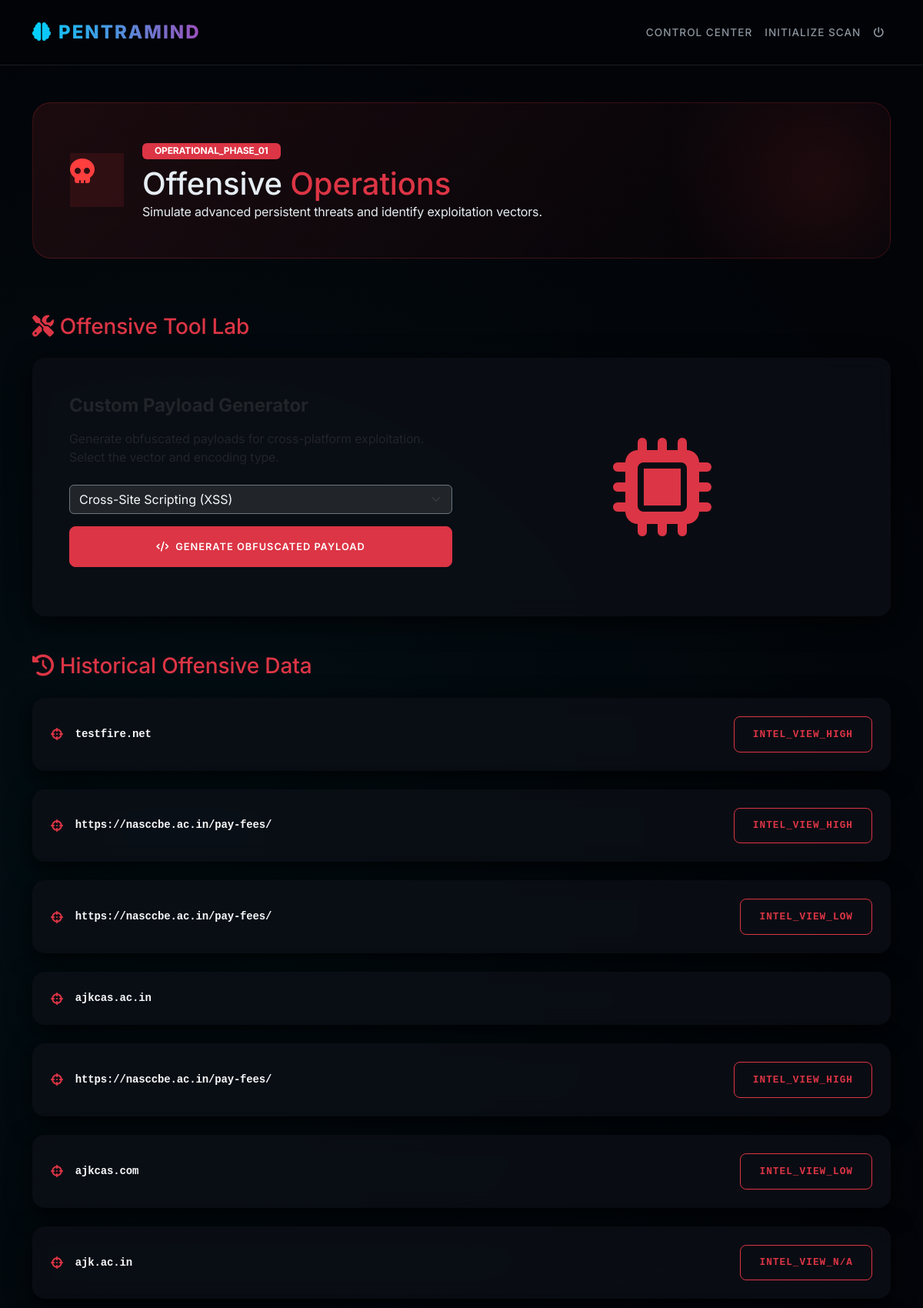
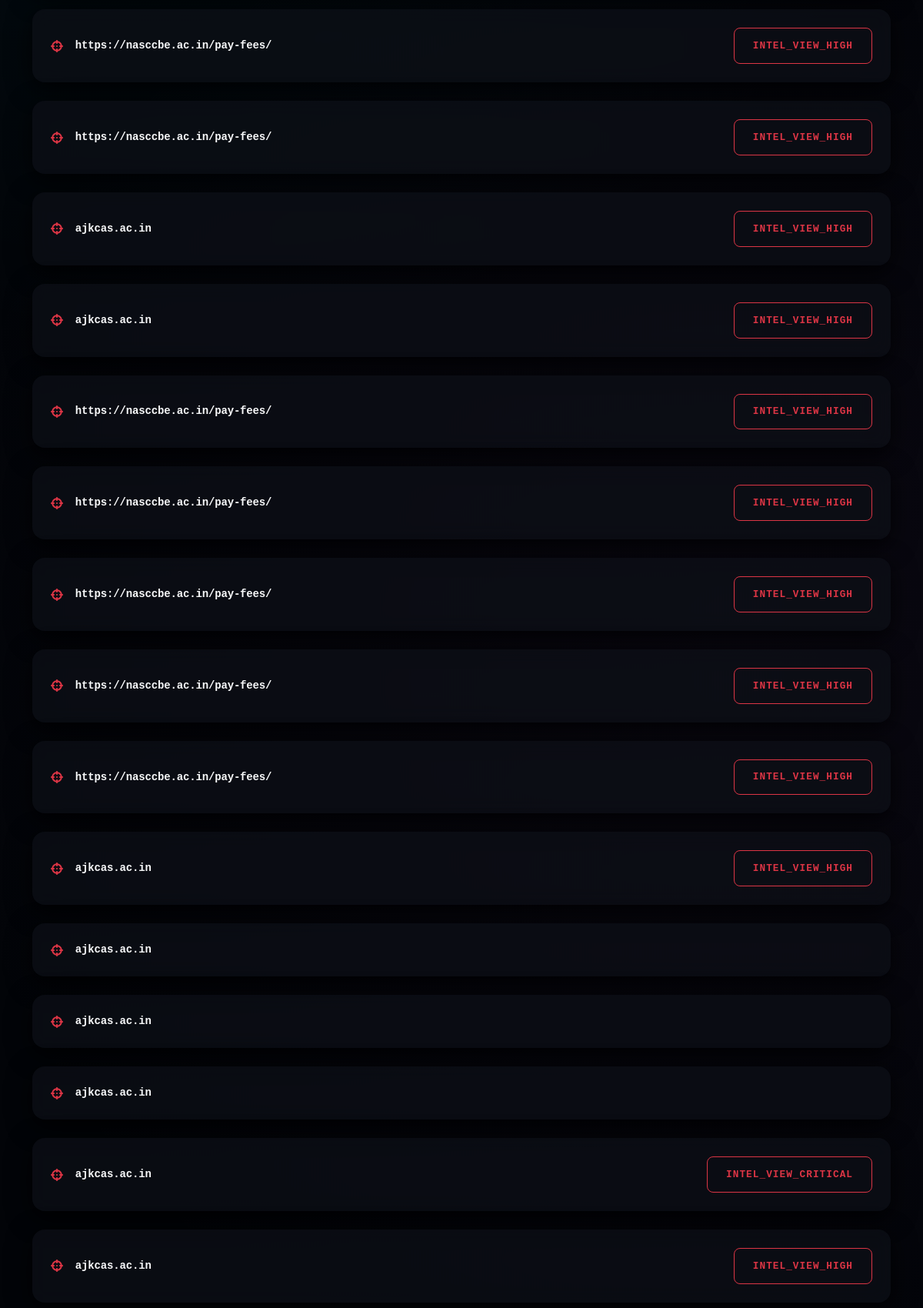
Page /red-team (signed in, upper part) on the committed database (2 pictures, top to bottom).
### models.py (models this page shows)
class Target(db.Model):
    id = db.Column(db.Integer, primary_key=True)
    url_or_ip = db.Column(db.String(255), nullable=False)
    timestamp = db.Column(db.DateTime, default=datetime.utcnow)
    user_id = db.Column(db.Integer, db.ForeignKey('user.id'), nullable=False)
    reports = db.relationship('ScanReport', backref='target', lazy=True)

class ScanReport(db.Model):
    id = db.Column(db.Integer, primary_key=True)
    content = db.Column(db.Text, nullable=False)  # JSON or formatted text
    severity = db.Column(db.String(50))           # Low, Medium, High, Critical
    vulnerabilities_found = db.Column(db.Integer, default=0)
    timestamp = db.Column(db.DateTime, default=datetime.utcnow)
    target_id = db.Column(db.Integer, db.ForeignKey('target.id'), nullable=False)

### app.py (the view)
@app.route("/red-team")
@login_required
def red_team():
    targets = Target.query.filter_by(owner=current_user).order_by(Target.timestamp.desc()).all()
    return render_template('red_team.html', title='Red Team', targets=targets)

### app.py (called while the page is built)
@login_manager.user_loader
def load_user(user_id):
    return db.session.get(User, int(user_id))

### templates/red_team.html (shortened to what this page needs)
{% extends "layout.html" %}
{% block content %}
<div class="rt-header animate__animated animate__fadeIn">
    <div class="d-flex align-items-center gap-4">
        <div class="icon-box" style="width: 70px; height: 70px; font-size: 2rem; background: rgba(255, 62, 62, 0.1); color: #ff3e3e; margin-bottom: 0;">
            <i class="fas fa-skull"></i>
        </div>
        <div>
            <span class="badge bg-danger px-3 mb-2">OPERATIONAL_PHASE_01</span>
            <h1 class="fw-800 mb-0">Offensive <span class="text-danger">Operations</span></h1>
            <p class="text-dim mb-0">Simulate advanced persistent threats and identify exploitation vectors.</p>
        </div>
    </div>
</div>
<h3 class="fw-800 mb-4 text-danger"><i class="fas fa-tools me-2"></i>Offensive Tool Lab</h3>
<div class="card p-5 border-0 mb-5">
    <div class="row align-items-center">
        <div class="col-lg-6">
            <h4 class="fw-bold mb-3">Custom Payload Generator</h4>
            <p class="text-dim mb-4">Generate obfuscated payloads for cross-platform exploitation. Select the vector and encoding type.</p>
            <div class="mb-3">
                <select class="form-select bg-dark text-light border-secondary mb-3" id="payload-type">
                    <option value="xss">Cross-Site Scripting (XSS)</option>
                </select>
                <button class="btn btn-danger w-100 py-3" onclick="generatePayload()">
                    <i class="fas fa-code me-2"></i>Generate Obfuscated Payload
                </button>
            </div>
        </div>
        <div class="col-lg-6 d-none d-lg-block text-center">
            <i class="fas fa-microchip fa-8x opacity-10 text-danger"></i>
        </div>
    </div>
</div>
<h3 class="fw-800 mb-4 text-danger"><i class="fas fa-history me-2"></i>Historical Offensive Data</h3>
{% if targets %}
<div class="row g-4 mb-5">
    {% for target in targets %}
    <div class="col-12">
        <div class="card p-4 border-0">
            <div class="d-flex justify-content-between align-items-center">
                <div class="d-flex align-items-center">
                    <i class="fas fa-crosshairs text-danger me-3"></i>
                    <code class="text-light fw-bold">{{ target.url_or_ip }}</code>
                </div>
                <div class="d-flex gap-2">
                    {% for report in target.reports %}
                    <a href="{{ url_for('view_report', report_id=report.id, mode='red') }}" class="btn btn-sm btn-outline-danger font-monospace">
                        INTEL_VIEW_{{ report.severity }}
                    </a>
                    {% endfor %}
                </div>
            </div>
        </div>
    </div>
    {% endfor %}
</div>
{% else %}
<div class="text-center py-5">
    <p class="text-dim italic">No offensive intelligence gathered. Initiate a scan to begin.</p>
</div>
{% endif %}
{% endblock %}

### templates/layout.html (style rules this page uses)
:root { --bg-dark: #020408; --card-bg: rgba(13, 17, 23, 0.7); --neon-blue: #00d2ff; --neon-purple: #9d50bb; --text-main: #e6edf3; --text-dim: #8b949e; --border-glow: rgba(0, 210, 255, 0.3); --glass-border: rgba(255, 255, 255, 0.1); }
body { background-color: var(--bg-dark); background-image: radial-gradient(circle at 20% 30%, rgba(0, 210, 255, 0.05) 0%, transparent 40%), radial-gradient(circle at 80% 70%, rgba(157, 80, 187, 0.05) 0%, transparent 40%); background-attachment: fixed; color: var(--text-main); font-family: 'Inter', sans-serif; overflow-x: hidden; letter-spacing: -0.01em; }
.card { background: var(--card-bg); backdrop-filter: blur(12px); -webkit-backdrop-filter: blur(12px); border: 1px solid var(--glass-border); border-radius: 16px; box-shadow: 0 8px 32px 0 rgba(0, 0, 0, 0.8); transition: transform 0.3s cubic-bezier(0.4, 0, 0.2, 1), box-shadow 0.3s ease; }
.btn { border-radius: 8px; padding: 0.8rem 1.5rem; font-weight: 600; text-transform: uppercase; letter-spacing: 1px; font-size: 0.8rem; transition: all 0.3s ease; }

### templates/red_team.html (style rules this page uses)
.rt-header { background: linear-gradient(135deg, rgba(255, 62, 62, 0.1) 0%, rgba(2, 4, 8, 1) 100%); border: 1px solid rgba(255, 62, 62, 0.2); border-radius: 24px; padding: 3rem; margin-bottom: 3rem; position: relative; overflow: hidden; }
.rt-header::after { content: ''; position: absolute; top: -50%; right: -10%; width: 400px; height: 400px; background: radial-gradient(circle, rgba(255, 62, 62, 0.1) 0%, transparent 70%); border-radius: 50%; }

### rows in the picture
Target: url_or_ip "testfire.net"
ScanReport: severity "HIGH"
Target: url_or_ip "https://nasccbe.ac.in/pay-fees/"
ScanReport: severity "HIGH"
Target: url_or_ip "https://nasccbe.ac.in/pay-fees/"
ScanReport: severity "LOW"
Target: url_or_ip "ajkcas.ac.in"
Target: url_or_ip "https://nasccbe.ac.in/pay-fees/"
ScanReport: severity "HIGH"
Target: url_or_ip "ajkcas.com"
ScanReport: severity "LOW"
Target: url_or_ip "ajk.ac.in"
ScanReport: severity "N/A"
Target: url_or_ip "https://nasccbe.ac.in/pay-fees/"
ScanReport: severity "HIGH"
Target: url_or_ip "https://nasccbe.ac.in/pay-fees/"
ScanReport: severity "HIGH"
Target: url_or_ip "ajkcas.ac.in"
ScanReport: severity "HIGH"
Target: url_or_ip "ajkcas.ac.in"
ScanReport: severity "HIGH"
Target: url_or_ip "https://nasccbe.ac.in/pay-fees/"
ScanReport: severity "HIGH"
Target: url_or_ip "https://nasccbe.ac.in/pay-fees/"
ScanReport: severity "HIGH"
Target: url_or_ip "https://nasccbe.ac.in/pay-fees/"
ScanReport: severity "HIGH"
Target: url_or_ip "https://nasccbe.ac.in/pay-fees/"
ScanReport: severity "HIGH"
Target: url_or_ip "https://nasccbe.ac.in/pay-fees/"
ScanReport: severity "HIGH"
Target: url_or_ip "ajkcas.ac.in"
ScanReport: severity "HIGH"
Target: url_or_ip "ajkcas.ac.in"
Target: url_or_ip "ajkcas.ac.in"
Target: url_or_ip "ajkcas.ac.in"
Target: url_or_ip "ajkcas.ac.in"
ScanReport: severity "CRITICAL"
Target: url_or_ip "ajkcas.ac.in"
ScanReport: severity "HIGH"
